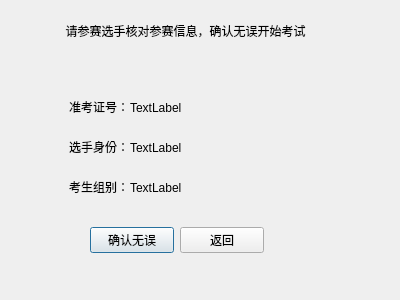
<?xml version="1.0" encoding="UTF-8"?>
<ui version="4.0">
 <class>confirm_page</class>
 <widget class="QDialog" name="confirm_page">
  <property name="geometry">
   <rect>
    <x>0</x>
    <y>0</y>
    <width>400</width>
    <height>300</height>
   </rect>
  </property>
  <property name="windowTitle">
   <string>Dialog</string>
  </property>
  <widget class="QLabel" name="label">
   <property name="geometry">
    <rect>
     <x>30</x>
     <y>20</y>
     <width>311</width>
     <height>21</height>
    </rect>
   </property>
   <property name="text">
    <string>请参赛选手核对参赛信息，确认无误开始考试</string>
   </property>
   <property name="alignment">
    <set>Qt::AlignCenter</set>
   </property>
  </widget>
  <widget class="QWidget" name="widget" native="true">
   <property name="geometry">
    <rect>
     <x>60</x>
     <y>90</y>
     <width>217</width>
     <height>38</height>
    </rect>
   </property>
   <widget class="QLabel" name="stu_num">
    <property name="geometry">
     <rect>
      <x>70</x>
      <y>10</y>
      <width>54</width>
      <height>16</height>
     </rect>
    </property>
    <property name="text">
     <string>TextLabel</string>
    </property>
   </widget>
   <widget class="QLabel" name="label_2">
    <property name="geometry">
     <rect>
      <x>9</x>
      <y>9</y>
      <width>60</width>
      <height>16</height>
     </rect>
    </property>
    <property name="text">
     <string>准考证号：</string>
    </property>
   </widget>
  </widget>
  <widget class="QWidget" name="widget_2" native="true">
   <property name="geometry">
    <rect>
     <x>60</x>
     <y>130</y>
     <width>217</width>
     <height>38</height>
    </rect>
   </property>
   <widget class="QLabel" name="shenfen">
    <property name="geometry">
     <rect>
      <x>70</x>
      <y>10</y>
      <width>54</width>
      <height>16</height>
     </rect>
    </property>
    <property name="text">
     <string>TextLabel</string>
    </property>
   </widget>
   <widget class="QLabel" name="label_3">
    <property name="geometry">
     <rect>
      <x>9</x>
      <y>9</y>
      <width>60</width>
      <height>16</height>
     </rect>
    </property>
    <property name="text">
     <string>选手身份：</string>
    </property>
   </widget>
  </widget>
  <widget class="QWidget" name="widget_3" native="true">
   <property name="geometry">
    <rect>
     <x>60</x>
     <y>170</y>
     <width>217</width>
     <height>38</height>
    </rect>
   </property>
   <widget class="QLabel" name="zubie">
    <property name="geometry">
     <rect>
      <x>70</x>
      <y>10</y>
      <width>54</width>
      <height>16</height>
     </rect>
    </property>
    <property name="text">
     <string>TextLabel</string>
    </property>
   </widget>
   <widget class="QLabel" name="label_4">
    <property name="geometry">
     <rect>
      <x>9</x>
      <y>9</y>
      <width>60</width>
      <height>16</height>
     </rect>
    </property>
    <property name="text">
     <string>考生组别：</string>
    </property>
   </widget>
  </widget>
  <widget class="QWidget" name="widget_4" native="true">
   <property name="geometry">
    <rect>
     <x>90</x>
     <y>220</y>
     <width>174</width>
     <height>41</height>
    </rect>
   </property>
   <layout class="QHBoxLayout" name="horizontalLayout_4">
    <item>
     <widget class="QPushButton" name="con_ok_btn">
      <property name="text">
       <string>确认无误</string>
      </property>
     </widget>
    </item>
    <item>
     <widget class="QPushButton" name="con_ret_btn">
      <property name="text">
       <string>返回</string>
      </property>
     </widget>
    </item>
   </layout>
  </widget>
 </widget>
 <resources/>
 <connections/>
</ui>
